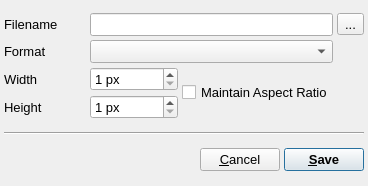
<?xml version="1.0" encoding="UTF-8"?>
<ui version="4.0">
 <class>SaveImageDialog</class>
 <widget class="QDialog" name="SaveImageDialog">
  <property name="geometry">
   <rect>
    <x>0</x>
    <y>0</y>
    <width>368</width>
    <height>186</height>
   </rect>
  </property>
  <property name="sizePolicy">
   <sizepolicy hsizetype="Preferred" vsizetype="Minimum">
    <horstretch>0</horstretch>
    <verstretch>0</verstretch>
   </sizepolicy>
  </property>
  <property name="font">
   <font>
    <pointsize>10</pointsize>
   </font>
  </property>
  <property name="windowTitle">
   <string>Save Image</string>
  </property>
  <property name="windowIcon">
   <iconset>
    <normaloff>:/uchroma/icons/uchroma.svg</normaloff>:/uchroma/icons/uchroma.svg</iconset>
  </property>
  <layout class="QVBoxLayout" name="verticalLayout">
   <property name="spacing">
    <number>4</number>
   </property>
   <property name="margin">
    <number>4</number>
   </property>
   <item>
    <layout class="QGridLayout" name="gridLayout">
     <item row="2" column="1">
      <widget class="QSpinBox" name="ImageWidthSpin">
       <property name="suffix">
        <string> px</string>
       </property>
       <property name="minimum">
        <number>1</number>
       </property>
       <property name="maximum">
        <number>1000000</number>
       </property>
      </widget>
     </item>
     <item row="2" column="0">
      <widget class="QLabel" name="label_2">
       <property name="text">
        <string>Width</string>
       </property>
      </widget>
     </item>
     <item row="1" column="1" colspan="2">
      <widget class="QComboBox" name="ImageFormatCombo"/>
     </item>
     <item row="0" column="0">
      <widget class="QLabel" name="FilenameLabel">
       <property name="text">
        <string>Filename</string>
       </property>
      </widget>
     </item>
     <item row="0" column="1" colspan="2">
      <widget class="QLineEdit" name="FileNameEdit"/>
     </item>
     <item row="1" column="0">
      <widget class="QLabel" name="label">
       <property name="text">
        <string>Format</string>
       </property>
      </widget>
     </item>
     <item row="0" column="3">
      <widget class="QToolButton" name="SelectFileNameButton">
       <property name="text">
        <string>...</string>
       </property>
      </widget>
     </item>
     <item row="3" column="0">
      <widget class="QLabel" name="label_3">
       <property name="text">
        <string>Height</string>
       </property>
      </widget>
     </item>
     <item row="3" column="1">
      <widget class="QSpinBox" name="ImageHeightSpin">
       <property name="suffix">
        <string> px</string>
       </property>
       <property name="minimum">
        <number>1</number>
       </property>
       <property name="maximum">
        <number>100000</number>
       </property>
      </widget>
     </item>
     <item row="2" column="2" rowspan="2">
      <widget class="QCheckBox" name="MaintainAspectRatioCheck">
       <property name="text">
        <string>Maintain Aspect Ratio</string>
       </property>
      </widget>
     </item>
    </layout>
   </item>
   <item>
    <widget class="Line" name="line">
     <property name="orientation">
      <enum>Qt::Horizontal</enum>
     </property>
    </widget>
   </item>
   <item>
    <layout class="QHBoxLayout" name="horizontalLayout">
     <item>
      <spacer name="horizontalSpacer">
       <property name="orientation">
        <enum>Qt::Horizontal</enum>
       </property>
       <property name="sizeHint" stdset="0">
        <size>
         <width>40</width>
         <height>20</height>
        </size>
       </property>
      </spacer>
     </item>
     <item>
      <widget class="QPushButton" name="CancelButton">
       <property name="text">
        <string>&amp;Cancel</string>
       </property>
       <property name="autoDefault">
        <bool>false</bool>
       </property>
      </widget>
     </item>
     <item>
      <widget class="QPushButton" name="SaveImageButton">
       <property name="font">
        <font>
         <weight>75</weight>
         <bold>true</bold>
        </font>
       </property>
       <property name="text">
        <string>&amp;Save</string>
       </property>
       <property name="default">
        <bool>true</bool>
       </property>
      </widget>
     </item>
    </layout>
   </item>
  </layout>
 </widget>
 <resources>
  <include location="icons.qrc"/>
 </resources>
 <connections/>
</ui>
